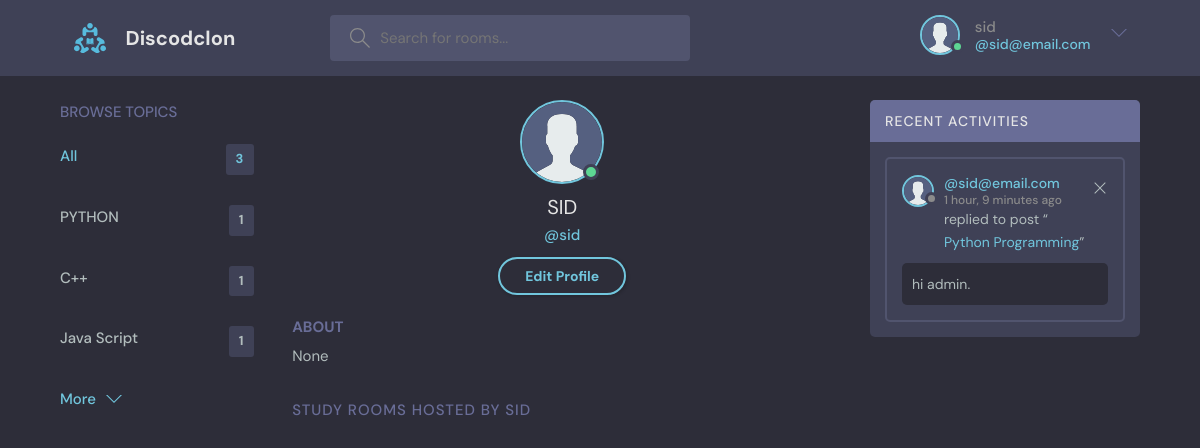
Page /profile/2/ (signed in) on the committed database.
### base/models.py (models this page shows, shortened)
class User(AbstractUser):
    name=models.CharField(max_length=200, null=True)
    email=models.EmailField(unique=True, null=True)
    bio=models.TextField(null=True)
    avatar=models.ImageField(null=True, default="avatar.svg")
    USERNAME_FIELD = 'email'
    REQUIRED_FIELDS=[]

class Topic(models.Model):
    name = models.CharField(max_length=200)

class Message(models.Model):
    user = models.ForeignKey(User, on_delete=models.CASCADE)
    room = models.ForeignKey(Room, on_delete=models.CASCADE)
    body = models.TextField()
    updated = models.DateTimeField(auto_now=True)
    created = models.DateTimeField(auto_now_add=True)
    class Meta:
        ordering = [
            '-updated',
            '-created'
        ]
    def __str__(self) -> str:
        return self.body[0:50]

class Room(models.Model):
    host = models.ForeignKey(User, on_delete=models.SET_NULL, null=True)
    topic = models.ForeignKey(Topic, on_delete=models.SET_NULL, null=True)
    name = models.CharField(max_length=200)
    description = models.TextField(null=True, blank=True)
    participants = models.ManyToManyField(User, related_name="participants", blank=True)
    updated = models.DateTimeField(auto_now=True)
    created = models.DateTimeField(auto_now_add=True)
    class Meta:
        ordering = [
            '-updated',
            '-created'
        ]
    def __str__(self) -> str:
        return str(self.name)

### base/views.py (the view)
# urls.py: path('profile/<str:pk>/',views.userProfile,name='user_profile'),
def userProfile(request,pk):
    user = User.objects.get(id=pk)
    rooms = user.room_set.all()
    room_messages =user.message_set.all()
    topics = Topic.objects.all()
    context = {'user':user, 'rooms':rooms, 'room_messages':room_messages, 'topics':topics}
    return render(request, 'base/profile.html',context)

### base/templates/base/profile.html (shortened to what this page needs)
{% extends 'main.html' %}
{% block content %}
<main class="profile-page layout layout--3">
  <div class="container">
    {% include 'base/topics_components.html' %}
    <div class="roomList">
      <div class="profile">
        <div class="profile__avatar">
          <div class="avatar avatar--large active">
            <img src="{{user.avatar.url}}" />
          </div>
        </div>
        <div class="profile__info">
          <h3><span style="text-transform:uppercase;"> {{user.username}}</span></h3>
          <p>@{{user.username}}</p>
          {% if request.user == user %}
          <a href="{% url 'update-user' %}" class="btn btn--main btn--pill">Edit Profile</a>
          {% endif %}
        </div>
        <div class="profile__about">
          <h3>About</h3>
          <p>
            {{user.bio}}
          </p>
        </div>
      </div>
      <div class="roomList__header">
        <div>
          <h2>Study Rooms Hosted by {{user.username}}</a>
          </h2>
        </div>
      </div>
    </div>
    {% include 'base/activity_component.html' %}
  </div>
</main>
{% endblock content %}

### templates/navbar.html (shortened to what this page needs)
{% load static %}
<header class="header header--loggedIn">
    <div class="container">
      <a href="{% url 'Home' %}" class="header__logo">
        <img src="{% static 'images/logo.svg' %}" />
        <h1>Discodclon</h1>
      </a>
      <form class="header__search" method="GET" action="{% url 'Home' %}">
        <label>
          <input name="q" placeholder="Search for rooms..." />
        </label>
      </form>
      <nav class="header__menu">
        {% if request.user.is_authenticated %}
        <div class="header__user">
          <a href="{% url 'update-user' %}">
            <div class="avatar avatar--medium active">
              <img src="{{user.avatar.url}}" />
            </div>
            <p>{{request.user.username}}<span>@{{request.user}}</span></p>
          </a>
          <button class="dropdown-button">
            <svg version="1.1" xmlns="http://www.w3.org/2000/svg" width="32" height="32" viewBox="0 0 32 32">
              <title>chevron-down</title>
              <path d="M16 21l-13-13h-3l16 16 16-16h-3l-13 13z"></path>
            </svg>
          </button>
        </div>
            {% else %}
            <a href="{% url 'login'%}">
              <img src="{% static 'images/avatar.svg' %}" />
              <p>Login</p>
            </a>
          {% endif %}
      </nav>
    </div>
  </header>

### base/templates/base/topics_components.html
<div class="topics">
    <div class="topics__header">
      <h2>Browse Topics</h2>
    </div>
    <ul class="topics__list">
      <li>
        <a href="{% url 'Home' %}" class="active">All <span>{{topics.count}}</span></a>
      </li>
      {%for topic in topics%}
      <li>
        <a href="{%url 'Home'%}?q={{topic.name}}">{{topic.name}} <span>{{topic.room_set.all.count}}</span></a>
      </li>
      {% endfor %}
    </ul>
    <a class="btn btn--link" href="{% url 'topics'%}">
      More
      <svg version="1.1" xmlns="http://www.w3.org/2000/svg" width="32" height="32" viewBox="0 0 32 32">
        <title>chevron-down</title>
        <path d="M16 21l-13-13h-3l16 16 16-16h-3l-13 13z"></path>
      </svg>
    </a>
  </div>

### base/templates/base/activity_component.html
<div>
<div class="activities">
    <div class="activities__header">
      <h2>Recent Activities</h2>
    </div>
    {% for message in room_messages %}
    <div class="activities__box">
      <div class="activities__boxHeader roomListRoom__header">
        <a href="{%url 'user_profile' message.user.id %}" class="roomListRoom__author">
          <div class="avatar avatar--small">
            <img src="{{message.user.avatar.url}}" />
          </div>
          <p>
            @{{message.user}}
            <span>{{message.created|timesince}} ago</span>
          </p>
        </a>
        {% if request.user == message.user %}
        <div class="roomListRoom__actions">
          <a href="{%url 'delete-message' message.id %}">
            <svg version="1.1" xmlns="http://www.w3.org/2000/svg" width="32" height="32" viewBox="0 0 32 32">
              <title>remove</title>
              <path
                d="M27.314 6.019l-1.333-1.333-9.98 9.981-9.981-9.981-1.333 1.333 9.981 9.981-9.981 9.98 1.333 1.333 9.981-9.98 9.98 9.98 1.333-1.333-9.98-9.98 9.98-9.981z"
              ></path>
            </svg>
          </a>
        </div>
        {% endif %}
      </div>
      <div class="activities__boxContent">
        <p>replied to post “<a href="{% url 'Room' message.room.id %}">{{message.room}}</a>”</p>
        <div class="activities__boxRoomContent">
          {{message}}
        </div>
      </div>
    </div>
    {% endfor %}
  </div>
</div>

### rows in the picture
User: avatar (placeholder picture), user.username "sid", user "sid@email.com", username "SID", username "sid", bio "None"
Topic: name "PYTHON", room_set.all.count "1"
Topic: name "C++", room_set.all.count "1"
Topic: name "Java Script", room_set.all.count "1"
Message: user.avatar (placeholder picture), user "sid@email.com", created "1 hour, 9 minutes", room "Python Programming", body "hi admin."

### other values in the picture
{{ topics.count }} "3"
